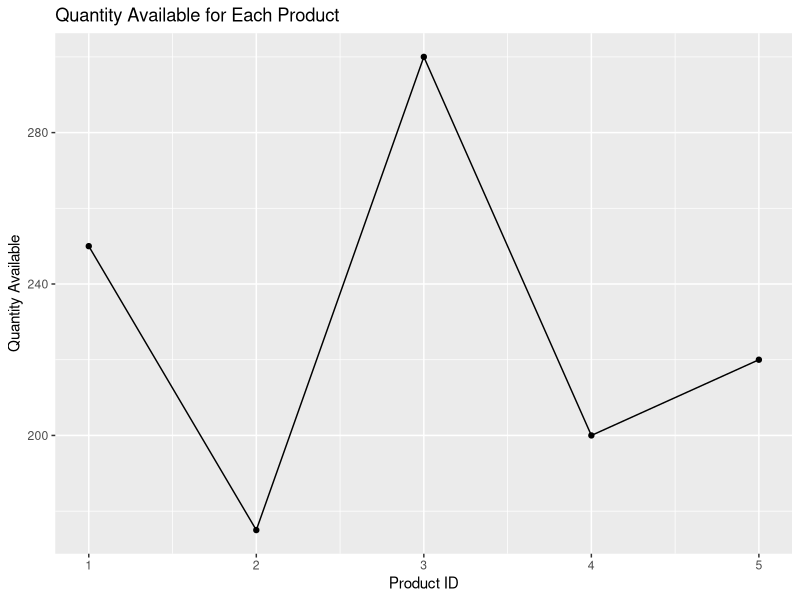

Here is the R script that generated this plot:
library(ggplot2)

# Given data frame
products <- data.frame(
  Product_ID = c(1, 2, 3, 4, 5),
  Product_Name = c("Product A", "Product B", "Product C", "Product D", "Product E"),
  Quantity_Available = c(250, 175, 300, 200, 220)
)

# Create a line plot
ggplot(products, aes(x = Product_ID, y = Quantity_Available, group = 1)) +
  geom_line() +
  geom_point() +
  labs(title = "Quantity Available for Each Product",
       x = "Product ID",
       y = "Quantity Available")
